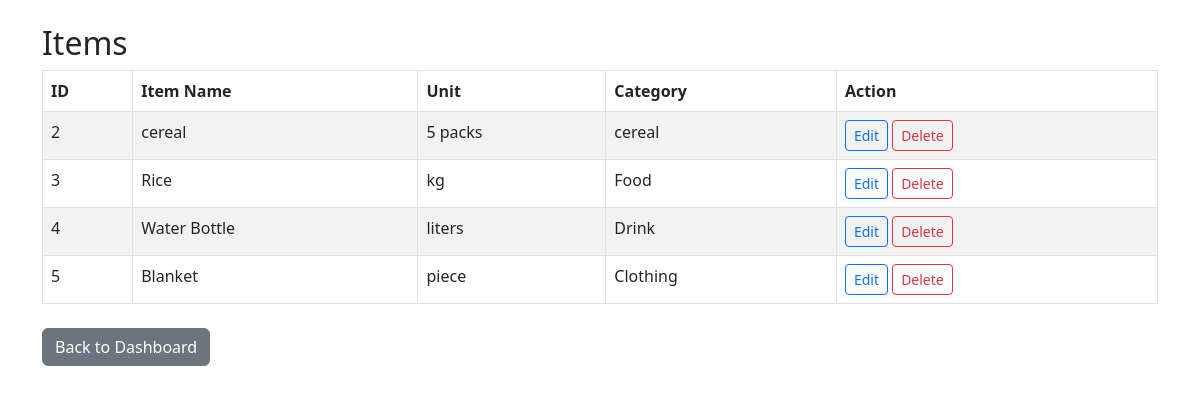
/view_item.php, run on the app's committed database.
### tables this page shows
CREATE TABLE `item` (
  `ItemID` int(11) NOT NULL,
  `ItemName` varchar(100) NOT NULL,
  `Unit` varchar(50) DEFAULT NULL,
  `Category` varchar(50) NOT NULL
);

### view_item.php (the view, shortened to what this page needs)
<?php
$servername = "localhost";
$username = "root";
$password = "";
$dbname = "disaster_mgt_db";
$conn = new mysqli($servername, $username, $password, $dbname);
$result = $conn->query("SELECT * FROM Item");
?>
<!DOCTYPE html>
<html>
<head>
    <link href="https://cdn.jsdelivr.net/npm/bootstrap@5.3.0/dist/css/bootstrap.min.css" rel="stylesheet">
</head>
<body class="p-4">
<div class="container">
    <h2>Items</h2>
    <table class="table table-bordered table-striped">
        <thead>
            <tr>
                <th>ID</th>
                <th>Item Name</th>
                <th>Unit</th>
                <th>Category</th>
                <th>Action</th>
            </tr>
        </thead>
        <tbody>
            <?php while ($row = $result->fetch_assoc()): ?>
                <tr>
                    <td><?= $row['ItemID'] ?></td>
                    <td><?= $row['ItemName'] ?></td>
                    <td><?= $row['Unit'] ?></td>
                    <td><?= $row['Category'] ?></td>
                    <td>
                        <a href="update_item.php?id=<?= $row['ItemID'] ?>" class="btn btn-sm btn-outline-primary">Edit</a>
                        <a href="delete_item.php?id=<?= $row['ItemID'] ?>" class="btn btn-sm btn-outline-danger">Delete</a>
                    </td>
                </tr>
            <?php endwhile; ?>
        </tbody>
    </table>
    <a href="index.php" class="btn btn-secondary mt-2">Back to Dashboard</a>
</div>
</body>
</html>

### data on the page
item: ItemID "2", ItemName "cereal", Unit "5 packs", Category "cereal"
item: ItemID "3", ItemName "Rice", Unit "kg", Category "Food"
item: ItemID "4", ItemName "Water Bottle", Unit "liters", Category "Drink"
item: ItemID "5", ItemName "Blanket", Unit "piece", Category "Clothing"
